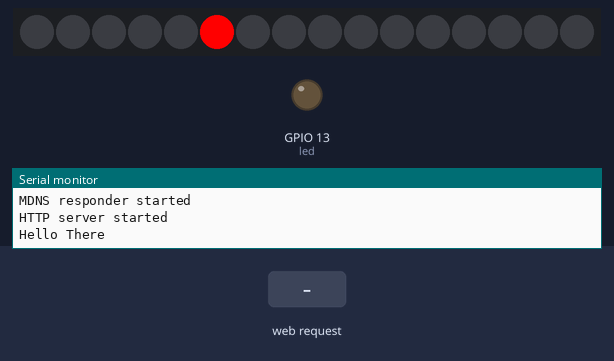
Bench run of a sketch on a simulated ESP8266 (NodeMCU). Parts: 16 RGB LEDs in strip order, left to right, output pins drawn as LEDs (lit = HIGH), the last lines printed to the serial monitor. Inputs (shaded band) come from the test bench. Dim RGB values are drawn brighter than linear; WiFi joins after 1.5 s; servers stay silent unless stated; uploads are accepted with an empty reply.

Above: at 3.5 s.
3.6 s: HTTP request GET /rainbow received
At 5.16 s:
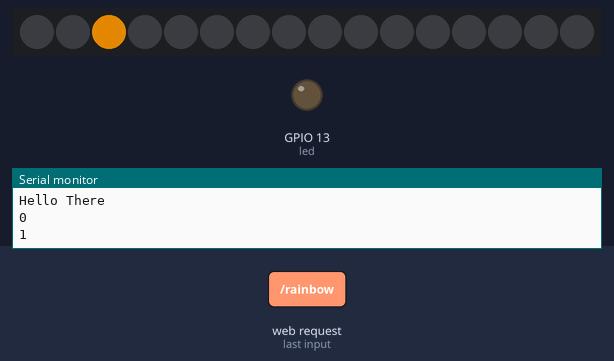
At 5.85 s:
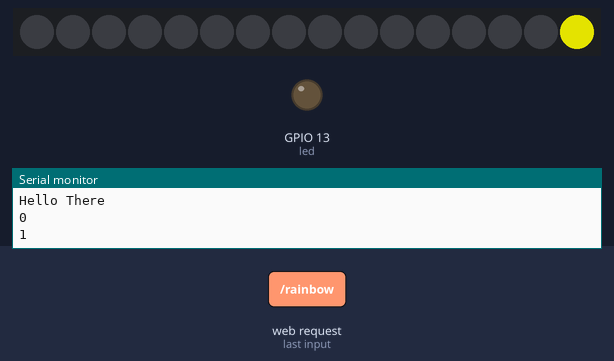
7.0 s: HTTP request GET /color received
At 7.74 s:
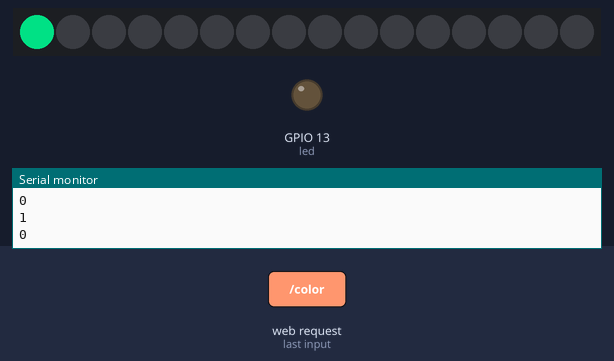

The sketch:

Hello_NeoPixels.ino
```cpp
#include <FastLED.h>

#define NUM_LEDS 16
#define DATA_PIN 6

#include <ESP8266WiFi.h>
#include <WiFiClient.h>
#include <ESP8266HTTPClient.h>
#include <ESP8266WebServer.h>
#include <ESP8266mDNS.h>
#include <string>

#ifndef STASSID
#define STASSID "NETGEAR50"
#define STAPSK  "freshbanana499"
#endif


const char* ssid = STASSID;
const char* password = STAPSK;

const char *mainPagep1 = "<!DOCTYPE html>"
                         "<html>"
                         "<style>"
                         "input[type=color] {"
                         "background:none;"
                         "width: 200px;"
                         "height: 50px;"
                         "padding: 0px 0px;"
                         "margin: 8px 0;"
                         "}"
                         ".center {"
                         "  text-align: center;"
                         "}"
                         ".header {"
                         "text-align: center;"
                         "font-size: 25px;"
                         "padding: 60px;"
                         "}"
                         "body {"
                         "background-color: beige;"
                         "}"
                         ".dropbtn {"
                         "    width: 200px;"
                         "    background-color: #4CAF50;"
                         "    color: white;"
                         "    padding: 16px;"
                         "    font-size: 16px;"
                         "    width"
                         "    border: none;"
                         "  }"
                         "  .dropbtn:hover {background-color: #337a36;}"
                         "  .dropdown {"
                         "    position: relative;"
                         "    display: inline-block;"
                         "    margin: 5px;"
                         "  }"
                         "  .dropdown-content {"
                         "    display: none;"
                         "    position: absolute;"
                         "    background-color: #f1f1f1;"
                         "    min-width: 200px;"
                         "    box-shadow: 0px 8px 16px 0px rgba(0,0,0,0.2);"
                         "    z-index: 1;"
                         "  }"
                         "  .dropdown-content a {"
                         "    color: black;"
                         "    padding: 12px 16px;"
                         "    text-decoration: none;"
                         "    display: block;"
                         "  }"
                         "  .dropdown-content a:hover {background-color: #ddd;}"
                         "  .dropdown:hover .dropdown-content {display: block;}"
                         "  .dropdown:hover .dropbtn {background-color: #3e8e41;}"
                         "</style>"
                         "<div class='header'>"
                         "<head>ESP8266/ESP12 ARGB fan controller</head>"
                         "</div>"
                         "<body>"
                         "<div class='center'><div><input type='color' id='color' name='body' value=";
const char *mainPagep2 =  "></div>"
                          "<div><button class='dropbtn' onclick='turnOn()'> Change color.</button></div>"
                          "<div><button class='dropbtn' onclick='setRainbow()'>Toggle rainbow</button></div>"
                          "<div><button class='dropbtn' onclick='turnOff()'> Turn off leds.</button></div>"
                          "<div class='dropdown'>"
                          "<button class='dropbtn'>Animations</button>"
                          "<div class='dropdown-content'>"
                          "<a onclick='changeAnimation(0)' href='#'>Spin left</a>"
                          "<a onclick='changeAnimation(1)' href='#'>Spin right</a>"
                          "<a onclick='changeAnimation(2)' href='#'>Static</a>"
                          "</div>"
                          "</div>"
                          "</div>"
                          "<script>"
                          "function turnOn() {\n"
                          "var color = document.getElementById('color').value.substring(1);\n"
                          "console.log(color);\n"
                          "location.replace('/color?v='+ color);\n"
                          "}\n"
                          "function turnOff() {\n"
                          "location.replace('/color?v=000000')\n"
                          "}\n"
                          "function changeAnimation(x) {\n"
                          "console.log(document.getElementById('color').value);\n"
                          "location.replace('/animation?v=' + x.toString())\n"
                          "}\n"
                          "document.getElementById('color').addEventListener('change', updateColor);\n"
                          "function updateColor()\n"
                          "{\n"
                          "var color = document.getElementById('color').value.substring(1);\n"
                          "console.log(color);\n"
                          "location.replace('/color?v='+ color);\n"
                          "}\n"
                          "function setRainbow() {\n"
                          "location.replace('/rainbow');\n"
                          "}\n"
                          "</script>"
                          "</body>"
                          "</html>";

const char *getColor1 = "<!DOCTYPE html>"
                         "<html>";
const char *getColor2 = "</html>";

HTTPClient http;
ESP8266WebServer server(80);

const int led = 13;

class rainbow {
  private:
    bool On = false;
    int Rainbow = 0;
  public:
    bool isOn() {
      return this->On;
    };
    void setOn() {
      Serial.println(this -> On);
      this->On = !this->On;
      Serial.println(this -> On);
    }
    int Get() {
      return this-> Rainbow;
    }
    void Next() {
      if (this->Rainbow < 255)
        this->Rainbow = this->Rainbow + 1;
      else
        this->Rainbow = 0;
    }
} RAINBOW;


CHSV rainbow() {
  RAINBOW.Next();
  return CHSV(RAINBOW.Get() * 2, 255, 255);
}


class ANIMATION
{
  private:
    String animations[3] = {"Spin left", "Spin right", "Static"};
    int animation = 0;
  public:
    void Set(int s) {
      this->animation = s;
    }
    int Get() {
      return animation;
    }
} ANIMATION;

class RGBCOLOR
{
  private:
    long color = 0xFF0000;
  public:
    void Set(long s) {
      this->color = s;
    }
    long Get() {
      return color;
    }
} COLOR;

void handleRoot() {
  char NUM[50];
  sprintf(NUM, "%X", COLOR.Get());
  String num = (String) NUM;
  while (num.length() < 6) num = "0" + num;
  server.send(sizeof(mainPagep1) + sizeof((String)COLOR.Get()) + sizeof(mainPagep1) + 1, "text/html", (String) mainPagep1 + "#" + num + (String) mainPagep2);
  delay(50);
  digitalWrite(led, 0);
}

void setColor()
{
  Serial.println(server.arg(0));
  COLOR.Set(strtol(server.arg(0).c_str(), NULL, 16));
  http.POST(server.arg(0).c_str());
  Serial.println(strtol(server.arg(0).c_str(), NULL, 16));
  handleRoot();
}

void setAnimation()
{
  Serial.println(server.args());
  String arg = server.arg(0);
  Serial.println(arg);
  ANIMATION.Set(arg.toInt());
  handleRoot();
}

void handleNotFound() {
  String url = server.uri();
  Serial.println(url);
  Serial.println(url.substring(0, 2));
  Serial.println("-----");
  handleRoot();
}
CRGB leds[NUM_LEDS];

void getColor() {
  Serial.println("i");
  if (RAINBOW.isOn())
  {
    char chr[24];
    itoa(RAINBOW.Get(), chr, 10);
    server.send(8, "text/plain", (String) chr);
    Serial.println(itoa(RAINBOW.Get(), chr, 10));
  }
  else
  {
    char chr[24];
    itoa(COLOR.Get(), chr, 10);
    server.send(sizeof(getColor1)+sizeof(getColor2)+sizeof(chr), "html/plain", (String) getColor1 + (String) chr + (String) getColor2);
    Serial.println(itoa(RAINBOW.Get(), chr, 10));
  }
}


void setup() {
  http.begin("http://192.168.1.2:16000");
  pinMode(led, OUTPUT);
  digitalWrite(led, 0);
  Serial.begin(115200);
  WiFi.mode(WIFI_STA);
  WiFi.begin(ssid, password);
  Serial.println("");

  // Wait for connection
  while (WiFi.status() != WL_CONNECTED) {
    delay(500);
    Serial.print(".");
  }
  Serial.println("");
  Serial.print("Connected to ");
  Serial.println(ssid);
  Serial.print("IP address: ");
  Serial.println(WiFi.localIP());

  if (MDNS.begin("esp8266")) {
    Serial.println("MDNS responder started");
  }

  server.on("/", handleRoot);
  server.on("/color", setColor);
  server.on("/animation", setAnimation);
  server.on("/rainbow", []() {
    RAINBOW.setOn();
    http.POST("rainbow");
    handleRoot();
  });
  server.on("/getColor", getColor);
  server.on("/favicon.ico", []() {
    server.send(10, "text/plain", "");
  });

  server.onNotFound(handleNotFound);

  server.begin();
  Serial.println("HTTP server started");

  FastLED.addLeds<NEOPIXEL, DATA_PIN>(leds, NUM_LEDS);
  Serial.println("Hello There");
  for (int i = 0; i < NUM_LEDS; i++) {
    leds[i] = CRGB::Black;
    FastLED.show();
    delay(50);
  }
}
void Spin() {
  leds[NUM_LEDS] = CRGB::Black;
  leds[NUM_LEDS - 1] = CRGB::Black;
  leds[NUM_LEDS - 2] = CRGB::Black;
  for (int i = 0; i < NUM_LEDS; i++) {
    leds[i - 1] = CRGB::Black;
    if (RAINBOW.isOn()) {
      leds[i] = rainbow();
    }
    else {
      leds[i] = COLOR.Get();
    }
    //Serial.println(colors[color]);
    //Serial.println(color);
    //Serial.println("--");
    FastLED.show();
    delay(50);
  };
}
void SpinReverse() {
  leds[0] = CRGB::Black;
  leds[1] = CRGB::Black;
  leds[2] = CRGB::Black;
  for (int i = NUM_LEDS - 1; i >= 0; i--) {
    Serial.println(i);
    leds[i + 1] = CRGB::Black;
    if (RAINBOW.isOn()) {
      leds[i] = rainbow();
    }
    else {
      leds[i] = COLOR.Get();
    }
    FastLED.show();
    delay(50);
  };
  leds[NUM_LEDS] = COLOR.Get();
}
void Static() {
  CHSV color = rainbow();
  for (int i = 0; i < NUM_LEDS; i++)
  {
    if (RAINBOW.isOn()) {
      leds[i] = color;
    }
    else {
      leds[i] = COLOR.Get();
    }
    FastLED.show();
  }
}

void loop() {
  server.handleClient();


  MDNS.update();
  millis();
  switch (ANIMATION.Get()) {
    case 0:
      Spin();
      break;
    case 1:
      SpinReverse();
      break;
    case 2:
      Static();
      break;
  }

  millis();
}
```
